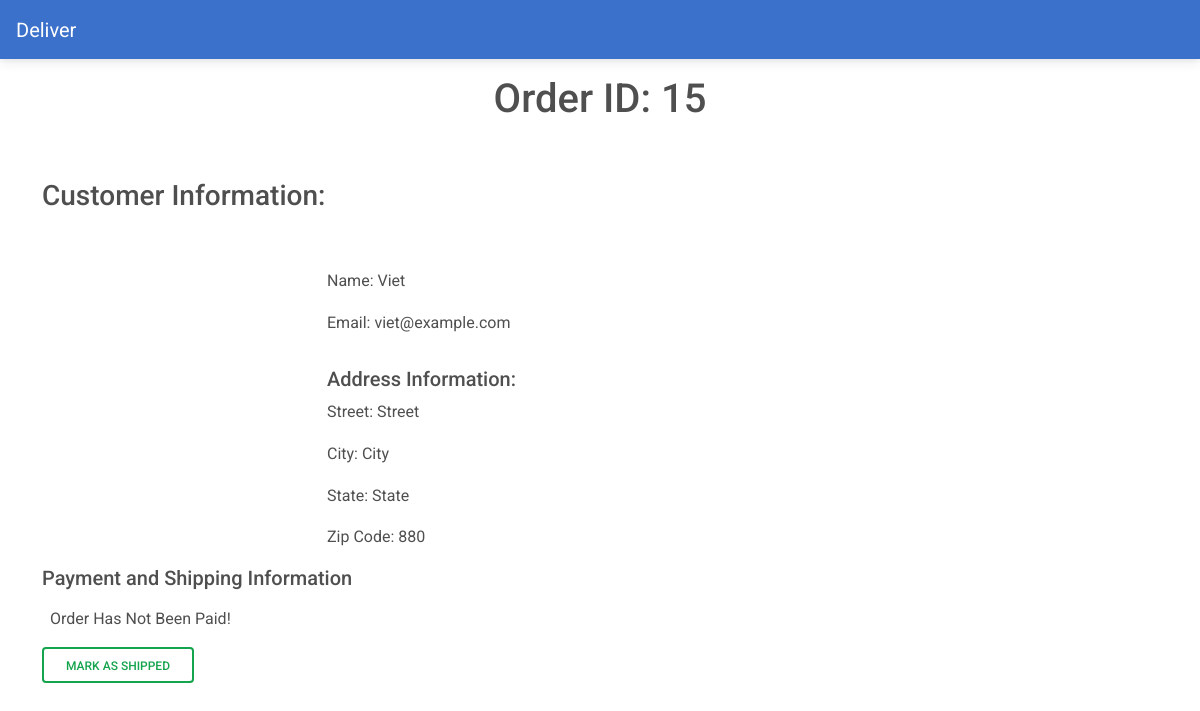
Page /restaurant/orders/15/ (signed in) on the earlier database version.
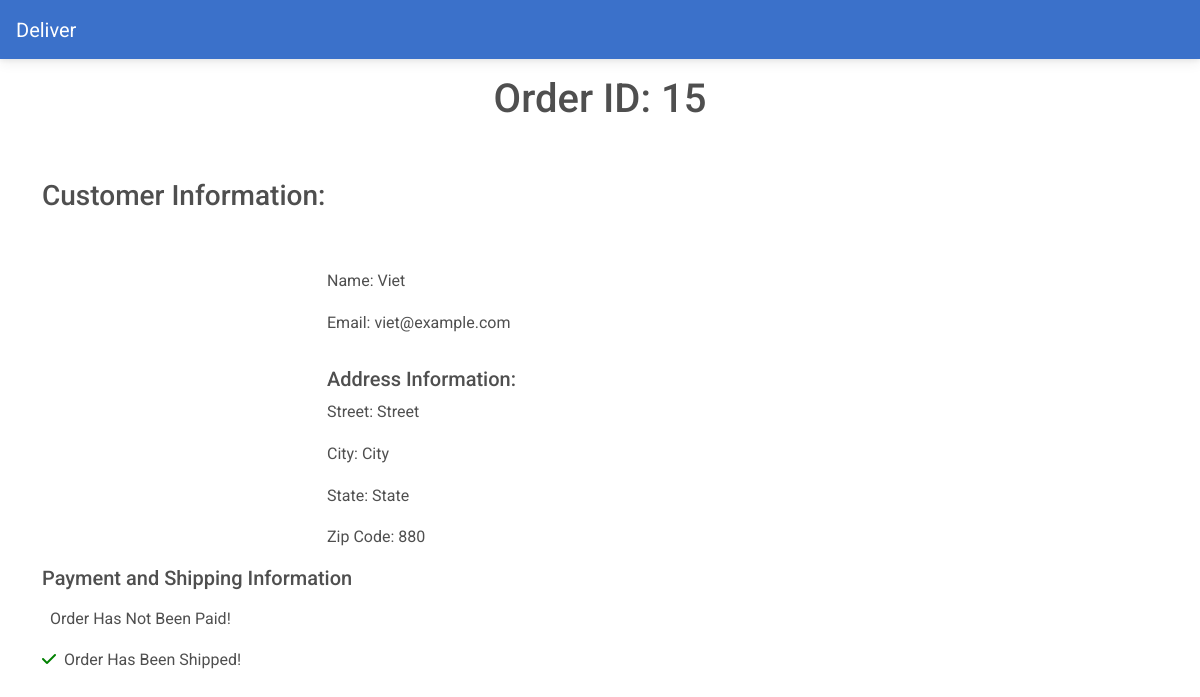
Same page on the later database version.
### restaurant/views.py (the view, shortened to what this page needs)
# urls.py: path('orders/<int:pk>/', OrderDetails.as_view(), name='order-details'),
class OrderDetails(LoginRequiredMixin, UserPassesTestMixin, View):
    def get(self, request, pk, *args, **kwargs):
        order = OrderModel.objects.get(pk=pk)
        context = {
            'order': order
        }
        return render(request, 'restaurant/order-details.html', context)
    def test_func(self):
        return Group.objects.get(name='Staff') in self.request.user.groups.all()

### restaurant/templates/restaurant/order-details.html (shortened to what this page needs)
{%  extends 'restaurant/base.html' %}
{% block content %}
<div class="container">
    <div class="row justify-content-center">
        <div class="col-md-6 col-sm-12 text-center mt-3">
            <h1>Order ID: {{ order.pk }}</h1>
        </div>
    </div>
    <div class="row justify-content-center">
        <div class="col-md-12 com-sm-12 mt-5">
            <h3>Customer Information:</h3>
        </div>
    </div>
    <div class="row justify-content-center">
        <div class="col-md-6 com-sm-12 mt-5">
            <p><span style="font-weight: 400;">Name:</span> {{ order.name }}</p>
            <p><span style="font-weight: 400;">Email:</span> {{ order.email }}</p>
            <h5 class="pt-3">Address Information:</h5>
            <p><span style="font-weight: 400;">Street:</span> {{ order.street }}</p>
            <p><span style="font-weight: 400;">City:</span> {{ order.city }}</p>
            <p><span style="font-weight: 400;">State:</span> {{ order.state }}</p>
            <p><span style="font-weight: 400;">Zip Code:</span> {{ order.zip_code }}</p>
        </div>
        <div class="col.md-6 col-sm-12">
            <h5>Payment and Shipping Information</h5>
            <p class="mt-3">{% if order.is_paid %}
                <p><i style="color: green;" class="fas fa-check"></i><span class="pl-2">Order Has Been Paid!</span></p>
                {%  else %}
                <p><span class="pl-2">Order Has Not Been Paid!</span></p>
                {% endif %}</p>
                {% if order.is_shipped %}
                <p><i style="color: green;" class="fas fa-check"></i><span class="pl-2">Order Has Been Shipped!</span></p>
                {%  else %}
            <form method="POST">
                <button type="submit" class="btn btn-outline-success">Mark as Shipped</button>
            </form>
            {%  endif %}
        </div>
    </div>
</div>
{% endblock content %}

Differences in the rows shown:
changed OrderModel "Viet": is_shipped False → True (drawn)
Other differences:
text no longer shown: "MARK AS SHIPPED"
text now shown: "Order Has Been Shipped!"
